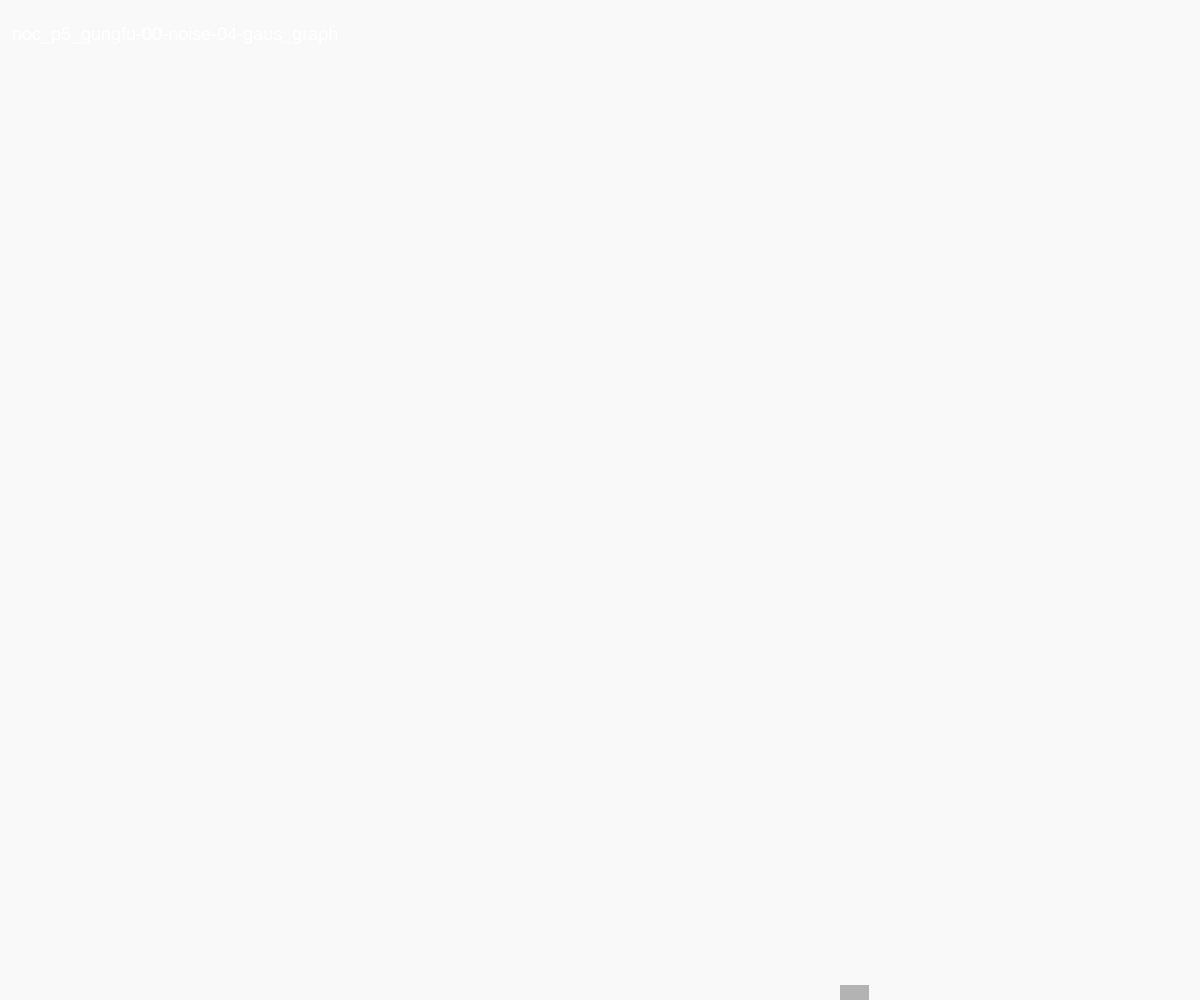
Frame 1 (no input)
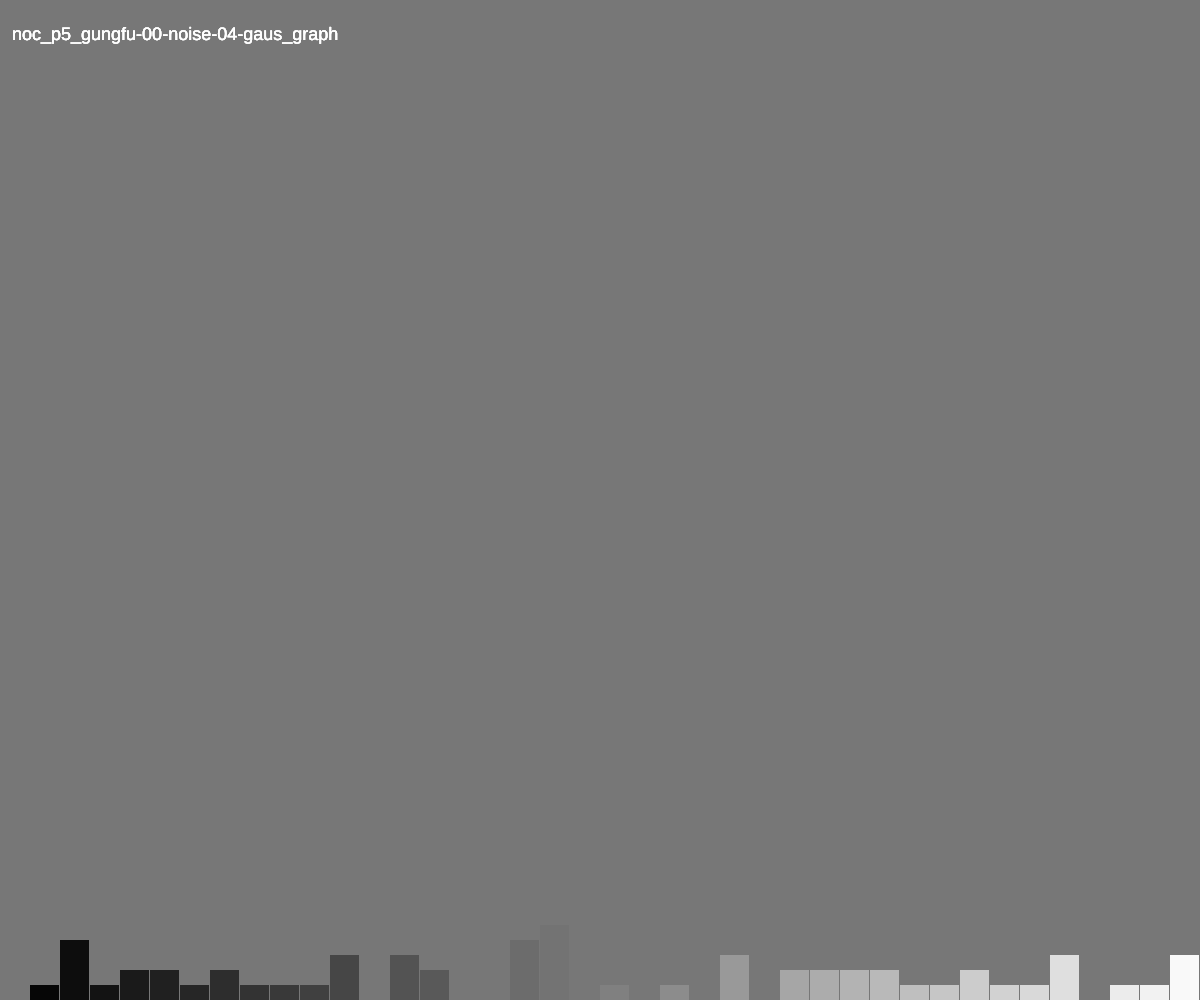
Frame 60 (no input)
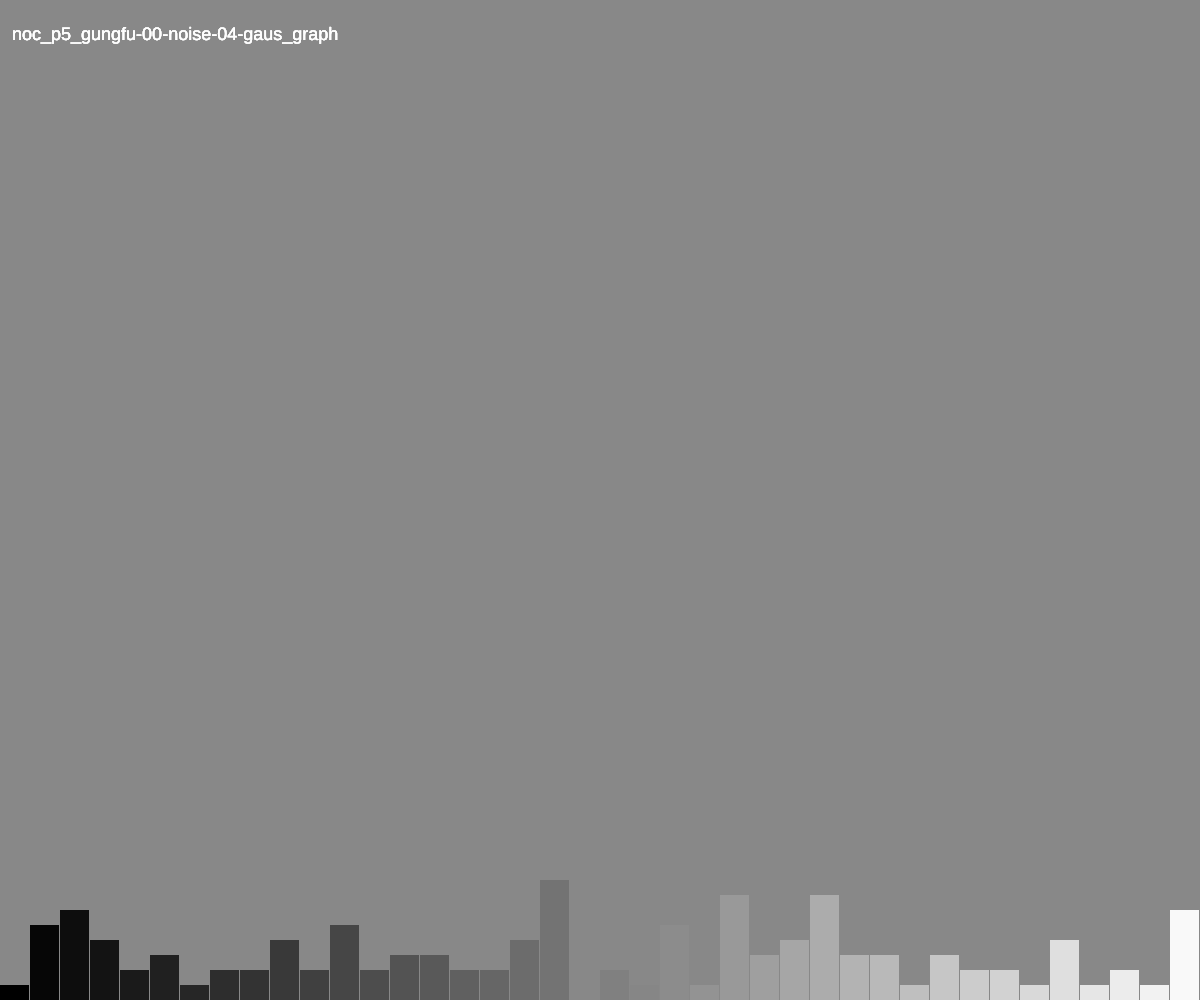
Frame 120 (the mouse pressed at the canvas centre since frame 60)

The p5.js sketch that drew these frames (run headless with seeded random() and noise() and a simulated clock; from frame 60 on, the mouse is pressed at the canvas centre):

// p5.js sketch
// ── sketch.js
/* noc_p5_gungfu-00-noise-04-gaus_graph
from The Nature of Code p5.js examples by Daniel Shiffman
https://github.com/shiffman/The-Nature-of-Code-Examples-p5.js

TODO:
[] create graph dipicting gaus distribution
[] use the gaussian function 

[] draw bar graph 
[] set the width of each bar to the result of the division of the screen width by the highest index  w = width/index
[] draw the bars such that they start at y=hieght and grow by moving up (screenheigh--), and long (rect height ++)

[] create slider controls for standard deviation
[] create slider controls for adjusting the mean
*/

////////////
var INNER_WIDTH   = window.innerWidth;
var INNER_HEIGHT  = window.innerHeight;
var canvas;
var pageTitle = "noc_p5_gungfu-00-noise-04-gaus_graph";

var total = 40;
var randomCounts = [];
var growScale = 15;

function setup(){
  runBasicSetup();
  
  //initialize the randomCounts array with all ZEROs
  for (var i = 0; i < total; i++){
    randomCounts[i] = 0;
  }
  
}

function draw(){
  //populate the randomCounts array with a random num between 0-20
  var index = floor(random(total));
  randomCounts[index]++;
  
  //calculate possible colors as a function of the total options
  var gradient = 255/randomCounts.length;
  
  
  //soften the strobe effect
  fill(gradient*index,20);
  rect(0, 0, width, height);
  fill(gradient*index,2);
  rect(0, 0, width, height);

  //draw the graph
  var w = width/randomCounts.length;
  
  
  for (var x = 0; x < randomCounts.length; x++){
    fill(x*gradient);
    
    //return to begining if bar exceeds boundary
    if (randomCounts[x]*growScale > height+growScale) {
      randomCounts[x] = 0;
    }
      
    rect(x*w, height-randomCounts[x]*growScale, w-1, randomCounts[x]*growScale);
    
  }
  
  displayPageTitle();
}


///////////////////////////
////SETUP and CONFIG
///////////////////////////
function runBasicSetup() {
  canvas = createCanvas(INNER_WIDTH, INNER_HEIGHT);
  canvas.position(0,0);
  smooth();
  displayPageTitle();
}

function displayPageTitle(){
  //display in canvas
  fill(255);
  strokeWeight(0);
  textSize(18);
  text(pageTitle, width*.01, 40);
}
